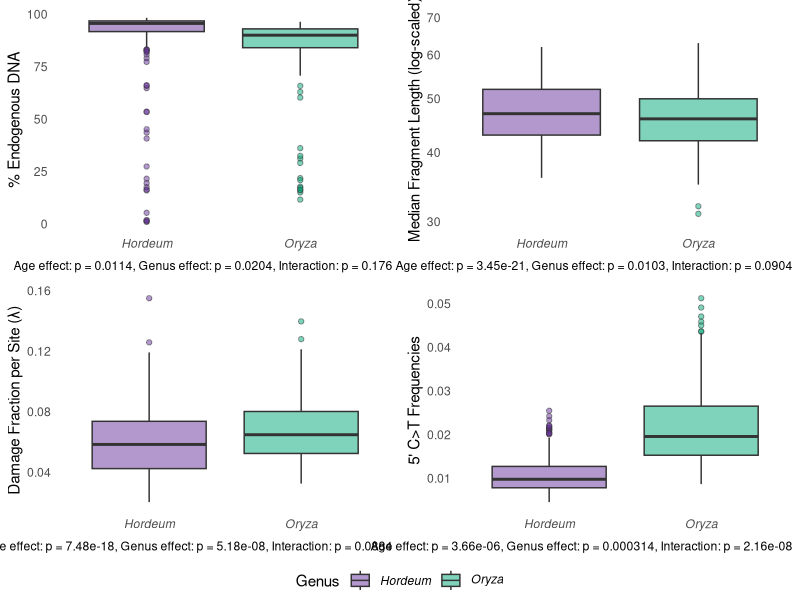

The R script that drew this image:
#------------------------------------------------------------------------------#
#                     aDNA Damage through time - Script 04                     #
#                       Analyses of Covariance (ANCOVA)                        #
#------------------------------------------------------------------------------#

# Install required packages, uncomment below if needed
# install.packages(c("dplyr", "ggplot2", "ggpubr", "car"))

# Load required libraries
library(ggplot2)
library(dplyr)
library(ggpubr)
library(car)

# Read data matrix in R
d <- read.delim("aDNA_damage_screening_MAIN.txt",
                row.names = 1, stringsAsFactors = TRUE)
# Filter ( minimum 5000 merged reads, remove post-2010,
# remove samples deviating from exponential decline of fragment length and 5'Damage)
# Define the filtering criteria
filter_condition <- d$NO_MERGED_READS >= 5000 &
                    d$Collection_year < 2010 &
                    d$Lambda_R_squared > 0.95 &
                    d$Lambda_p_value < 0.05 &
                    d$X5P_DMG_R_squared > 0.5 &
                    d$X5P_DMG_p_value < 0.05

# Filter the data to keep samples meeting all criteria
d_filtered <- d[filter_condition, ]
# Store samples that did not meet the criteria
d_removed <- d[!filter_condition, ]

# Filter out rows with non-finite or zero values in
# MEDIAN_SIZE, Log_Mean or Collection_year
# Calculate age of the sample
current_year <- 2025
d_filtered <- d_filtered %>%
  filter(!is.na(MEDIAN_SIZE) & MEDIAN_SIZE > 0,
         !is.na(Log_Mean),
         !is.na(Collection_year)) %>%
  mutate(Sample_Age = current_year - Collection_year)

# Set color palette for genera
genus_colors <- c("Hordeum" = "#663399", "Oryza" = "#00A878")

#------------------------------------------------------------------------------#
# 1. Endogenous Fraction - Model Comparison                                    #
#------------------------------------------------------------------------------#
# Full model with interaction
endo_full <- lm(Endogenous_fraction ~ Sample_Age * Genus, data = d_filtered)
summary_endo_full <- summary(endo_full)
anova_endo_full <- anova(endo_full)

# Reduced model without interaction
endo_reduced <- lm(Endogenous_fraction ~ Sample_Age + Genus, data = d_filtered)
summary_endo_reduced <- summary(endo_reduced)

# Compare models using ANOVA
endo_comparison <- anova(endo_reduced, endo_full)
print("Model comparison for Endogenous Fraction:")
print(endo_comparison)

# Extract interaction p-value for model selection
endo_interaction_p <- anova_endo_full["Sample_Age:Genus", "Pr(>F)"]

# Select final model based on interaction significance
endo_final <- if(endo_interaction_p < 0.05) endo_full else endo_reduced
endo_final_summary <- summary(endo_final)
endo_final_type <- if(endo_interaction_p < 0.05) "with interaction" else "without interaction"

# Extract p-values from the final model for annotation
if(endo_interaction_p < 0.05) {
  # Use p-values from full model if interaction is significant
  endo_age_p <- summary_endo_full$coefficients["Sample_Age", "Pr(>|t|)"]
  endo_genus_p <- summary_endo_full$coefficients["GenusOryza", "Pr(>|t|)"]
  endo_int_p <- endo_interaction_p
  caption_text <- sprintf("Age effect: p = %.3g, Genus effect: p = %.3g, Interaction: p = %.3g",
                          endo_age_p, endo_genus_p, endo_int_p)
} else {
  # Use p-values from reduced model if interaction is not significant
  endo_age_p <- summary_endo_reduced$coefficients["Sample_Age", "Pr(>|t|)"]
  endo_genus_p <- summary_endo_reduced$coefficients["GenusOryza", "Pr(>|t|)"]
  caption_text <- sprintf("Age effect: p = %.3g, Genus effect: p = %.3g, Interaction: p = %.3g",
                          endo_age_p, endo_genus_p, endo_interaction_p)
}

# Visualization - Boxplot
endo_box <- ggplot(d_filtered, aes(x = Genus, y = Endogenous_fraction, fill = Genus)) +
  geom_boxplot(alpha = 0.5, outlier.shape = 21, outlier.size = 1.5) +
  scale_fill_manual(values = genus_colors,
                    labels = c(expression(italic("Hordeum")),
                               expression(italic("Oryza")))) +
  scale_x_discrete(labels = c(expression(italic("Hordeum")),
                              expression(italic("Oryza")))) +
  labs(x = NULL,
       y = "% Endogenous DNA",
       title = NULL,
       caption = caption_text) +
  theme_minimal() +
  theme(
    panel.grid = element_blank(),
    legend.position = "bottom"
  )

#------------------------------------------------------------------------------#
# 2. Fragment Length (Log_Mean) - Model Comparison                             #
#------------------------------------------------------------------------------#
# Full model with interaction
frag_full <- lm(Log_Mean ~ Sample_Age * Genus, data = d_filtered)
summary_frag_full <- summary(frag_full)
anova_frag_full <- anova(frag_full)

# Reduced model without interaction
frag_reduced <- lm(Log_Mean ~ Sample_Age + Genus, data = d_filtered)
summary_frag_reduced <- summary(frag_reduced)

# Compare models using ANOVA
frag_comparison <- anova(frag_reduced, frag_full)
print("Model comparison for Fragment Length:")
print(frag_comparison)

# Extract interaction p-value for model selection
frag_interaction_p <- anova_frag_full["Sample_Age:Genus", "Pr(>F)"]

# Select final model based on interaction significance
frag_final <- if(frag_interaction_p < 0.05) frag_full else frag_reduced
frag_final_summary <- summary(frag_final)
frag_final_type <- if(frag_interaction_p < 0.05) "with interaction" else "without interaction"

# Extract p-values from the final model for annotation
if(frag_interaction_p < 0.05) {
  # Use p-values from full model if interaction is significant
  frag_age_p <- summary_frag_full$coefficients["Sample_Age", "Pr(>|t|)"]
  frag_genus_p <- summary_frag_full$coefficients["GenusOryza", "Pr(>|t|)"]
  frag_int_p <- frag_interaction_p
  caption_text <- sprintf("Age effect: p = %.3g, Genus effect: p = %.3g, Interaction: p = %.3g",
                          frag_age_p, frag_genus_p, frag_int_p)
} else {
  # Use p-values from reduced model if interaction is not significant
  frag_age_p <- summary_frag_reduced$coefficients["Sample_Age", "Pr(>|t|)"]
  frag_genus_p <- summary_frag_reduced$coefficients["GenusOryza", "Pr(>|t|)"]
  caption_text <- sprintf("Age effect: p = %.3g, Genus effect: p = %.3g, Interaction: p = %.3g",
                          frag_age_p, frag_genus_p, frag_interaction_p)
}

# Visualization - Boxplot 
frag_box <- ggplot(d_filtered, aes(x = Genus, y = MEDIAN_SIZE, fill = Genus)) +
  geom_boxplot(alpha = 0.5, outlier.shape = 21, outlier.size = 1.5) +
  scale_y_log10(breaks = c(30, 40, 50, 60, 70),
                limits = c(30, 70)) +
  scale_fill_manual(values = genus_colors,
                    labels = c(expression(italic("Hordeum")),
                               expression(italic("Oryza")))) +
  scale_x_discrete(labels = c(expression(italic("Hordeum")),
                              expression(italic("Oryza")))) +
  labs(x = NULL,
       y = "Median Fragment Length (log-scaled)",
       title = NULL,
       caption = caption_text) +
  theme_minimal() +
  theme(
    panel.grid = element_blank(),
    legend.position = "bottom"
  )

#------------------------------------------------------------------------------#
# 3. 5' C>T Damage - Model Comparison                                          #
#------------------------------------------------------------------------------#
# Full model with interaction
damage_full <- lm(X5P_DMG_POS1 ~ Sample_Age * Genus, data = d_filtered)
summary_damage_full <- summary(damage_full)
anova_damage_full <- anova(damage_full)

# Reduced model without interaction
damage_reduced <- lm(X5P_DMG_POS1 ~ Sample_Age + Genus, data = d_filtered)
summary_damage_reduced <- summary(damage_reduced)

# Compare models using ANOVA
damage_comparison <- anova(damage_reduced, damage_full)
print("Model comparison for 5' C>T Damage:")
print(damage_comparison)

# Extract interaction p-value for model selection
damage_interaction_p <- anova_damage_full["Sample_Age:Genus", "Pr(>F)"]

# Select final model based on interaction significance
damage_final <- if(damage_interaction_p < 0.05) damage_full else damage_reduced
damage_final_summary <- summary(damage_final)
damage_final_type <- if(damage_interaction_p < 0.05) "with interaction" else "without interaction"

# Extract p-values from the final model for annotation
if(damage_interaction_p < 0.05) {
  # Use p-values from full model if interaction is significant
  damage_age_p <- summary_damage_full$coefficients["Sample_Age", "Pr(>|t|)"]
  damage_genus_p <- summary_damage_full$coefficients["GenusOryza", "Pr(>|t|)"]
  damage_int_p <- damage_interaction_p
  caption_text <- sprintf("Age effect: p = %.3g, Genus effect: p = %.3g, Interaction: p = %.3g",
                          damage_age_p, damage_genus_p, damage_int_p)
} else {
  # Use p-values from reduced model if interaction is not significant
  damage_age_p <- summary_damage_reduced$coefficients["Sample_Age", "Pr(>|t|)"]
  damage_genus_p <- summary_damage_reduced$coefficients["GenusOryza", "Pr(>|t|)"]
  caption_text <- sprintf("Age effect: p = %.3g, Genus effect: p = %.3g, Interaction: p = %.3g",
                          damage_age_p, damage_genus_p, damage_interaction_p)
}

# Visualization - Boxplot
damage_box <- ggplot(d_filtered, aes(x = Genus, y = X5P_DMG_POS1, fill = Genus)) +
  geom_boxplot(alpha = 0.5, outlier.shape = 21, outlier.size = 1.5) +
  scale_fill_manual(values = genus_colors,
                    labels = c(expression(italic("Hordeum")),
                               expression(italic("Oryza")))) +
  scale_x_discrete(labels = c(expression(italic("Hordeum")),
                              expression(italic("Oryza")))) +
  labs(x = NULL,
       y = "5' C>T Frequencies",
       title = NULL,
       caption = caption_text) +
  theme_minimal() +
  theme(
    panel.grid = element_blank(),
    legend.position = "bottom"
  )

#------------------------------------------------------------------------------#
# 4. Lambda - Model Comparison                                                 #
#------------------------------------------------------------------------------#
# Full model with interaction
lambda_full <- lm(Lambda ~ Sample_Age * Genus, data = d_filtered)
summary_lambda_full <- summary(lambda_full)
anova_lambda_full <- anova(lambda_full)

# Reduced model without interaction
lambda_reduced <- lm(Lambda ~ Sample_Age + Genus, data = d_filtered)
summary_lambda_reduced <- summary(lambda_reduced)

# Compare models using ANOVA
lambda_comparison <- anova(lambda_reduced, lambda_full)
print("Model comparison for Lambda:")
print(lambda_comparison)

# Extract interaction p-value for model selection
lambda_interaction_p <- anova_lambda_full["Sample_Age:Genus", "Pr(>F)"]

# Select final model based on interaction significance
lambda_final <- if(lambda_interaction_p < 0.05) lambda_full else lambda_reduced
lambda_final_summary <- summary(lambda_final)
lambda_final_type <- if(lambda_interaction_p < 0.05) "with interaction" else "without interaction"

# Extract p-values from the final model for annotation
if(lambda_interaction_p < 0.05) {
  # Use p-values from full model if interaction is significant
  lambda_age_p <- summary_lambda_full$coefficients["Sample_Age", "Pr(>|t|)"]
  lambda_genus_p <- summary_lambda_full$coefficients["GenusOryza", "Pr(>|t|)"]
  lambda_int_p <- lambda_interaction_p
  caption_text <- sprintf("Age effect: p = %.3g, Genus effect: p = %.3g, Interaction: p = %.3g",
                          lambda_age_p, lambda_genus_p, lambda_int_p)
} else {
  # Use p-values from reduced model if interaction is not significant
  lambda_age_p <- summary_lambda_reduced$coefficients["Sample_Age", "Pr(>|t|)"]
  lambda_genus_p <- summary_lambda_reduced$coefficients["GenusOryza", "Pr(>|t|)"]
  caption_text <- sprintf("Age effect: p = %.3g, Genus effect: p = %.3g, Interaction: p = %.3g",
                          lambda_age_p, lambda_genus_p, lambda_interaction_p)
}

# Visualization - Boxplot
lambda_box <- ggplot(d_filtered, aes(x = Genus, y = Lambda, fill = Genus)) +
  geom_boxplot(alpha = 0.5, outlier.shape = 21, outlier.size = 1.5) +
  scale_fill_manual(values = genus_colors,
                    labels = c(expression(italic("Hordeum")),
                               expression(italic("Oryza")))) +
  scale_x_discrete(labels = c(expression(italic("Hordeum")),
                              expression(italic("Oryza")))) +
  labs(x = NULL,
       y = "Damage Fraction per Site (λ)",
       title = NULL,
       caption = caption_text) +
  theme_minimal() +
  theme(
    panel.grid = element_blank(),
    legend.position = "bottom"
  )

#------------------------------------------------------------------------------#
# Combine boxplots in a single figure                                          #
#------------------------------------------------------------------------------#
combined_box <- ggpubr::ggarrange(
  endo_box, frag_box, lambda_box, damage_box,
  ncol = 2, nrow = 2, 
  common.legend = TRUE,
  legend = "bottom"
)

# Print the combined figure to screen
print(combined_box)

#------------------------------------------------------------------------------#
# Print full summary table of all models & model comparisons                   #
#------------------------------------------------------------------------------#

# Endogenoun fraction
summary(endo_full)
summary(endo_reduced)
print(endo_comparison)

# Fragment size
summary(frag_full)
summary(frag_reduced)
print(frag_comparison)

# 5' C>T
summary(damage_full)
summary(damage_reduced)
print(damage_comparison)

# lambda
summary(lambda_full)
summary(lambda_reduced)
print(lambda_comparison)

#------------------------------------------------------------------------------#
# Print a summary table of all model comparisons                              #
#------------------------------------------------------------------------------#
# Create a data frame with model comparison results
model_summary <- data.frame(
  Parameter = c("Endogenous Fraction", "Fragment Length", "5' C>T Damage", "Lambda"),
  Interaction_P = c(endo_interaction_p, frag_interaction_p, damage_interaction_p, lambda_interaction_p),
  Model_Comparison_P = c(endo_comparison$`Pr(>F)`[2], 
                         frag_comparison$`Pr(>F)`[2],
                         damage_comparison$`Pr(>F)`[2],
                         lambda_comparison$`Pr(>F)`[2]),
  Final_Model = c(endo_final_type, frag_final_type, damage_final_type, lambda_final_type),
  R_squared_full = c(summary(endo_full)$r.squared,
                     summary(frag_full)$r.squared,
                     summary(damage_full)$r.squared,
                     summary(lambda_full)$r.squared),
  R_squared_reduced = c(summary(endo_reduced)$r.squared,
                       summary(frag_reduced)$r.squared,
                       summary(damage_reduced)$r.squared,
                       summary(lambda_reduced)$r.squared),
  R_squared_final = c(summary(endo_final)$r.squared,
                     summary(frag_final)$r.squared,
                     summary(damage_final)$r.squared,
                     summary(lambda_final)$r.squared)
)

# Format p-values and R-squared values
model_summary$Interaction_P <- formatC(model_summary$Interaction_P, format = "e", digits = 3)
model_summary$Model_Comparison_P <- formatC(model_summary$Model_Comparison_P, format = "e", digits = 3)
model_summary$R_squared_full <- round(model_summary$R_squared_full, 4)
model_summary$R_squared_reduced <- round(model_summary$R_squared_reduced, 4)
model_summary$R_squared_final <- round(model_summary$R_squared_final, 4)

# Print summary table
print("Summary of Model Comparisons:")
print(model_summary)

# Write summary table to CSV
write.csv(model_summary, "model_comparison_summary.csv", row.names = FALSE)
